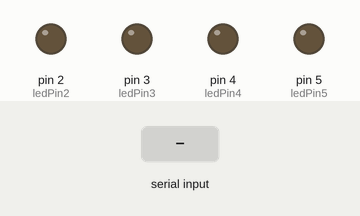
Recording of a sketch running on a simulated Arduino Nano, built with avr-gcc and run on an emulated ATmega328P. On the bench: output pins drawn as LEDs (lit = HIGH). Inputs (shaded band) come from the test bench. Random numbers use the default seed unless the sketch sets one.

Above: at 1.2 s.
1.3 s: "D" received over the second serial link
At 1.8 s:
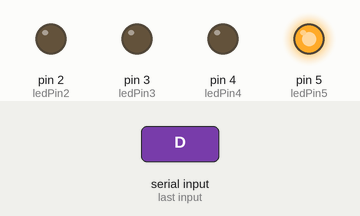
2.8 s: "A90\n" received over the second serial link
At 4.0 s:
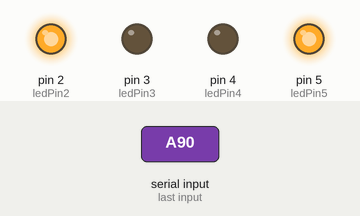
4.3 s: "d" received over the second serial link
At 5.3 s:
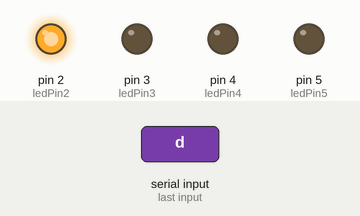
5.8 s: "B90\n" received over the second serial link
At 6.4 s:
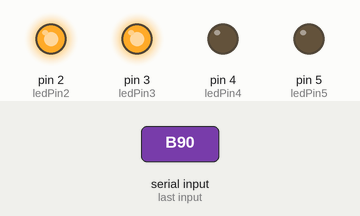
7.3 s: "E" received over the second serial link
At 7.6 s:
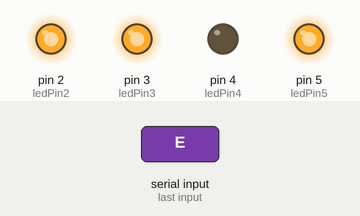
8.8 s: "a90\n" received over the second serial link
At 9.9 s:
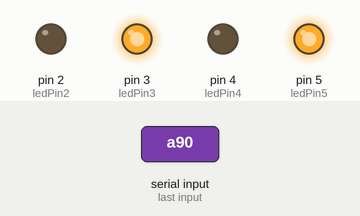
Timing chart, 0 to 18.5 s (numbered marks = the images above; inputs shaded):
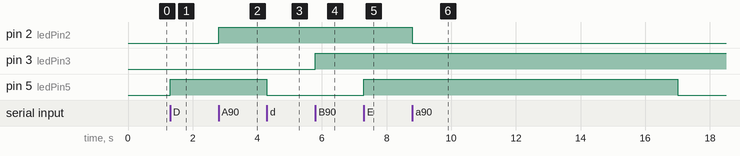

Measured:
- after the input at 1.3 s, pin 5 (ledPin5): LOW → HIGH at once
- after the input at 2.8 s, pin 2 (ledPin2): LOW → HIGH at once
- after the input at 4.3 s, pin 5 (ledPin5): HIGH → LOW at once
- after the input at 5.8 s, pin 3 (ledPin3): LOW → HIGH at once
- after the input at 7.3 s, pin 5 (ledPin5): LOW → HIGH at once
- after the input at 8.8 s, pin 2 (ledPin2): HIGH → LOW at once

The sketch:

bluetooth.ino
```cpp
//Include the SoftwareSerial library
#include "SoftwareSerial.h"

//Create a new software  serial
SoftwareSerial bluetooth(0, 1); // TX, RX (Bluetooth)

const int ledPin2 = 2;
const int ledPin3 = 3;
const int ledPin4 = 4;
const int ledPin5 = 5;
int incomingByte; // a variable to read incoming serial data into

bool setTimer = false;
int sec = 0;

unsigned long startMillis; //some global variables available anywhere in the program
unsigned long currentMillis;
const unsigned long period = 1000; //the value is a number of milliseconds

void loopTime() {
    currentMillis = millis();
    if (currentMillis - startMillis >= period) {
        //a cada 1 segundo
        if (setTimer == true) {
            sec++;
            if (sec >= 10) {
                sec = 0;
                setTimer=false;
                digitalWrite(ledPin5, LOW);
            }
        }
        startMillis = currentMillis;
    }
}

void setup() {
    //Initialize the software serial
    bluetooth.begin(9600);

    // initialize the LED pin as an output:
    pinMode(ledPin2, OUTPUT);
    pinMode(ledPin3, OUTPUT);
    pinMode(ledPin4, OUTPUT);
    pinMode(ledPin5, OUTPUT);
}

void loop() {
    // see if there's incoming serial data:
    if (bluetooth.available() > 0) {
        // read the oldest byte in the serial buffer:
        incomingByte = bluetooth.read();
        if (incomingByte == 'A') {
            digitalWrite(ledPin2, HIGH);
        }
        if (incomingByte == 'a') {
            digitalWrite(ledPin2, LOW);
        }
        if (incomingByte == 'B') {
            digitalWrite(ledPin3, HIGH);
        }
        if (incomingByte == 'b') {
            digitalWrite(ledPin3, LOW);
        }
        if (incomingByte == 'C') {
            digitalWrite(ledPin4, HIGH);
        }
        if (incomingByte == 'c') {
            digitalWrite(ledPin4, LOW);
        }
        if (incomingByte == 'D') {
            digitalWrite(ledPin5, HIGH);
        }
        if (incomingByte == 'd') {
            digitalWrite(ledPin5, LOW);
        }
        if (incomingByte == 'E') {
            setTimer = true;
            digitalWrite(ledPin5, HIGH);
        }
        if (incomingByte == 'e') {
            setTimer = false;
            digitalWrite(ledPin5, LOW);
        }
    }
    loopTime();
}
```

Bluetooth.cpp
```cpp
/*
    Bluetooth Control to Arduino Pro Mini
    Maded to WhiteHats devices (https://whitehats.com.br) or compatible
    App to control:
        https://play.google.com/store/apps/details?id=br.com.whitehats.bluetooth

    The app connects to Bluetooth device and send a string like:
        *1.
        *2.
        *11.
        *12.
        *A0.
        *A1.

    * means the start of instruction
    . means the end of instruction
    The value between them, control the respective ports
*/

String value = "";
void setup() {

    Serial.begin(9600);

    // liga todas as portas
    for (int i = 2; i <= 13; i++) {
        // seta as portas como porta de saída
        pinMode(i, OUTPUT);
        // seta como high pra desligar os relês
        digitalWrite(i, HIGH);
    }

    // Abaixo usa as portas Analógicas como portas digitais

    // seta as portas como porta de saída
    pinMode(A0, OUTPUT);
    pinMode(A1, OUTPUT);
    pinMode(A2, OUTPUT);
    pinMode(A3, OUTPUT);
    pinMode(A4, OUTPUT);
    pinMode(A5, OUTPUT);
    pinMode(A6, OUTPUT);
    pinMode(A7, OUTPUT);

    // seta as portas como high pra desligar os relês
    digitalWrite(A0, HIGH);
    digitalWrite(A1, HIGH);
    digitalWrite(A2, HIGH);
    digitalWrite(A3, HIGH);
    digitalWrite(A4, HIGH);
    digitalWrite(A5, HIGH);
    digitalWrite(A6, HIGH);
    digitalWrite(A7, HIGH);

}
void loop() {
    // se o Bluetooth tiver ativo
    if (Serial.available() > 0) {
        // lê cada char que o Bluetooth envia
        char c = Serial.read();
        // printa cada char que passa no Bluetooth
        Serial.println(c);
        if (c) {
            // Exemplos de strings pra receber: *12., *13., *A1.
            if (c == '*') {
                // aqui é o início da string, limpa value
                value = "";
            } else if (c == '.') {
                // quando receber . é o fim da instrução. compara value pra saber qual porta ligar ou desligar
                if (value=="2" || value=="3" || value=="4" || value=="5" || value=="6" || value=="7" ||
                    value=="8" || value=="9" || value=="10" || value=="11" || value=="12" || value=="13") {
                    // liga ou desliga as portas digitais
                    int v = value.toInt();
                    digitalWrite(v, !digitalRead(v));
                } else if (value=="A0") {
                    digitalWrite(A0, !digitalRead(A0));
                } else if (value=="A1") {
                    digitalWrite(A1, !digitalRead(A1));
                } else if (value=="A2") {
                    digitalWrite(A2, !digitalRead(A2));
                } else if (value=="A3") {
                    digitalWrite(A3, !digitalRead(A3));
                } else if (value=="A4") {
                    digitalWrite(A4, !digitalRead(A4));
                } else if (value=="A5") {
                    digitalWrite(A5, !digitalRead(A5));
                } else if (value=="A6") {
                    digitalWrite(A6, !digitalRead(A6));
                } else if (value=="A7") {
                    digitalWrite(A7, !digitalRead(A7));
                }
                // limpa a variável pra escrever a próxima instrução
                value = "";
            } else {
                // não é o início nem o fim, concatena o char na string (junta a letra na string)
                value += c;
            }
        }
    }
}
```

BluetoothCrypt.cpp
```cpp
#ifndef _BASE64_H
#define _BASE64_H

class Base64Class{
  public:
    int encode(char *output, char *input, int inputLength);
    int decode(char * output, char * input, int inputLength);
    int encodedLength(int plainLength);
    int decodedLength(char * input, int inputLength);

  private:
    inline void fromA3ToA4(unsigned char * A4, unsigned char * A3);
    inline void fromA4ToA3(unsigned char * A3, unsigned char * A4);
    inline unsigned char lookupTable(char c);
};
extern Base64Class Base64;

#endif // _BASE64_H

String base64_encode(char inputString[]) {
  int inputStringLength = sizeof(inputString);
  int encodedLength = Base64.encodedLength(inputStringLength);
  char encodedString[encodedLength];
  Base64.encode(encodedString, inputString, inputStringLength);
  return encodedString;
}

String base64_decode(char inputString[]) {
  int inputStringLength = sizeof(inputString);
  int decodedLength = Base64.decodedLength(inputString, inputStringLength);
  char decodedString[decodedLength];
  Base64.decode(decodedString, inputString, inputStringLength);
  return decodedString;
}

int charVal(char c) {
  //TODO
  return 0;
}

String caesar(String str) {
  //TODO
  return str;
}

String vigenere(String str) {
  //TODO
  return str;
}

String randString(int n) {
    String m[62] = {
        "a", "b", "c", "d", "e", "f", "g", "h", "i", "j",
        "k", "l", "m", "n", "o", "p", "q", "r", "s", "t",
        "u", "v", "w", "x", "y", "z",
        "A", "B", "C", "D", "E", "F", "G", "H", "I", "J",
        "K", "L", "M", "N", "O", "P", "Q", "R", "S", "T",
        "U", "V", "W", "X", "Y", "Z",
        "1", "2", "3", "4", "5", "6", "7", "8", "9", "0"
    };
    String r = "";
    for(int i = 0; i<n; i++) {
     r = r + m[random(0, 62)];
    }
    return r;
}

String reverse(String str) {
    String r = "";
    for(int i = 0; i<str.length(); i++) {
        r+=str[str.length()-i]+"";
    }
    return r;
}

String sh(String s, int d) {
	 //std::cout << s;
    int g = 1, l = s.length();
    String ns[l];
    for (int i = 0; i < l; i++) {
        if (g > d) {
            g = 1;
        }
        if (s[i]) {
            ns[g] += s[i];
        }
        g++;
    }
    String r = "";
    for (int a = 1; a <= d; a++) {
        r += ns[a] + "";
    }
    return r;
}

String unsh(String s, int d) {
    int c = 0, a = 0;
    int l = s.length();
    char arr[l];
    for (int i = 0; i < l; i++) {
        if (s[i]) {
            arr[c] = s[i];
        }
        if (c < (l - d)) {
            c += d;
        } else {
            a++;
            c = a;
        }
    }
    String r = "";
    for (int i = 0; i < l; i++) {
        if (arr[i]) {
            r += arr[i] + "";
        }
    }
    return r;
}


//controlador Bluetooth pra Arduino pro Mini
//feito para dispositivos Alexia System ou compatíveis


String value = "";
bool b[100];
void setup() {
    Serial.begin(9600);
    for (int i = 2; i <= 13; i++) {
        pinMode(i, OUTPUT);
    }
    pinMode(A0, OUTPUT);
    pinMode(A1, OUTPUT);
    pinMode(A2, OUTPUT);
    pinMode(A3, OUTPUT);
    pinMode(A4, OUTPUT);
    pinMode(A5, OUTPUT);
    pinMode(A6, OUTPUT);
    pinMode(A7, OUTPUT);
}
void loop() {
    if (Serial.available() > 0) {
        char c = Serial.read();
        Serial.println(c);
        if (c) {
            if (c == ':') {
                value = "";
            } else if (c == '.') {


                value=sh(value,3);

                if (value=="2" || value=="3" || value=="4" || value=="5" || value=="6" || value=="7" ||
                    value=="8" || value=="9" || value=="10" || value=="11" || value=="12" || value=="13") {
                    int v = value.toInt();
                    digitalWrite(v, !digitalRead(v));
                } else if (value=="A0") {
                    digitalWrite(A0, !digitalRead(A0));
                } else if (value=="A1") {
                    digitalWrite(A1, !digitalRead(A1));
                } else if (value=="A2") {
                    digitalWrite(A2, !digitalRead(A2));
                } else if (value=="A3") {
                    digitalWrite(A3, !digitalRead(A3));
                } else if (value=="A4") {
                    digitalWrite(A4, !digitalRead(A4));
                } else if (value=="A5") {
                    digitalWrite(A5, !digitalRead(A5));
                } else if (value=="A6") {
                    digitalWrite(A6, !digitalRead(A6));
                } else if (value=="A7") {
                    digitalWrite(A7, !digitalRead(A7));
                }
                value = "";
            } else {
                value += c;
            }
        }
    }
}
```
